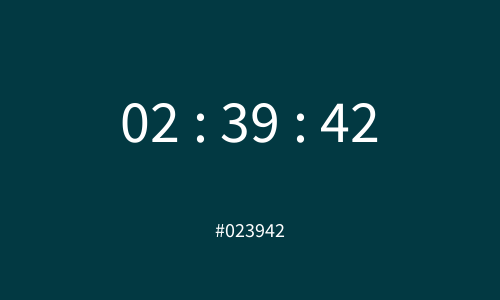
Frame 1 (no input)
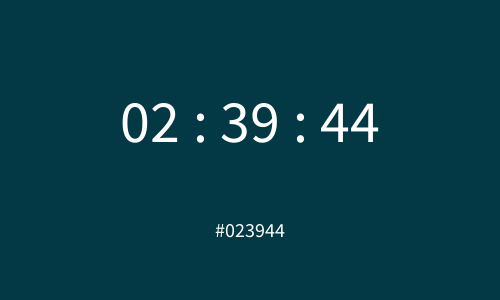
Frame 60 (the mouse pressed at the canvas centre just before this capture)
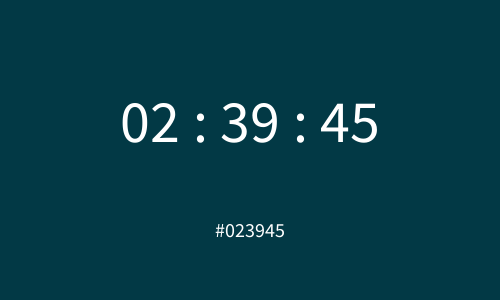
Frame 120 (the mouse held since frame 60 and released just before this capture)

The Processing sketch that drew these frames (run headless with seeded random() and noise(); from frame 60 on, the mouse is pressed at the canvas centre):

// Processing sketch: processing_177209
// ── processing_177209.pde

void setup() {
  size(500, 300);
  background(0);
  textAlign(CENTER, CENTER);
}
 
void draw() {
  //Setting text size to 60
  textSize(60);
   
  //Storing into String type variables the current hour, minute, second
  String seconds = str(second());
  String minutes = str(minute());
  String hours = str(hour());
   
  //Instead of showing 9 seconds or 9 minutes for example, fixes to 09 seconds or 09 minutes
  //Adds a 0 at the beginning of the string if its length is 1 character only
  if(seconds.length() == 1) {
    seconds = "0" + seconds;
  } else if(minutes.length() == 1) {
    minutes = "0" + minutes;
  } else if (hours.length() == 1) {
    hours = "0" + hours;
  }
   
  //Mashes all time variables into one string variable to compose the HEX value 
  String bgcolor = hours + minutes + seconds;
     
  //Sets the background to the mashed variable with the HEX value
  //unhex() function description from processing reference:
  //Converts a String representation of a hexadecimal number to its equivalent integer value
  background(0xFF000000 + unhex(bgcolor));
   
  //Prints all strings on screen
  text(seconds, width/2 + 100, height/2-30);
  text(":", width/2 + 50, height/2-30);
  text(minutes, width/2, height/2-30);
  text(":", width/2 - 50, height/2-30);
  text(hours, width/2 - 100, height/2-30);
   
  //Prints the current HEX in the background
  textSize(20);
  text("#" + bgcolor, width/2, height-70);
}
